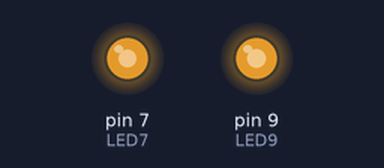
A sketch run on a simulated Arduino Uno, built with avr-gcc and run on an emulated ATmega328P. Parts: output pins drawn as LEDs (lit = HIGH).

Above: at 0.1 s.
Timing chart, 0 to 1.6 s (numbered marks = the images above):
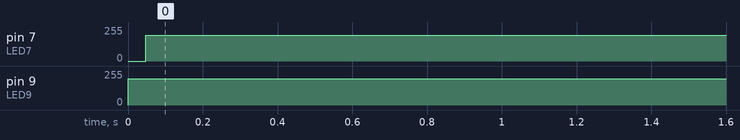

The sketch:

PWM_LED_matching_LED_brightness.ino
```cpp
const int LED7 = 7;
const int LED9 = 9;

void setup() {
  // put your setup code here, to run once:
  pinMode(LED7, OUTPUT);
}

void loop() {
  // put your main code here, to run repeatedly:
  analogWrite(LED9, 197);
  digitalWrite(LED7, HIGH);
  delay(3);
  digitalWrite(LED7, LOW);
  delay(1);
}
```

Measured:
- by itself, pin 7 (LED7): 0/255 → 192/255 at 0.05 s
- by itself, pin 9 (LED9): 0/255 → 197/255 at 0.00 s
